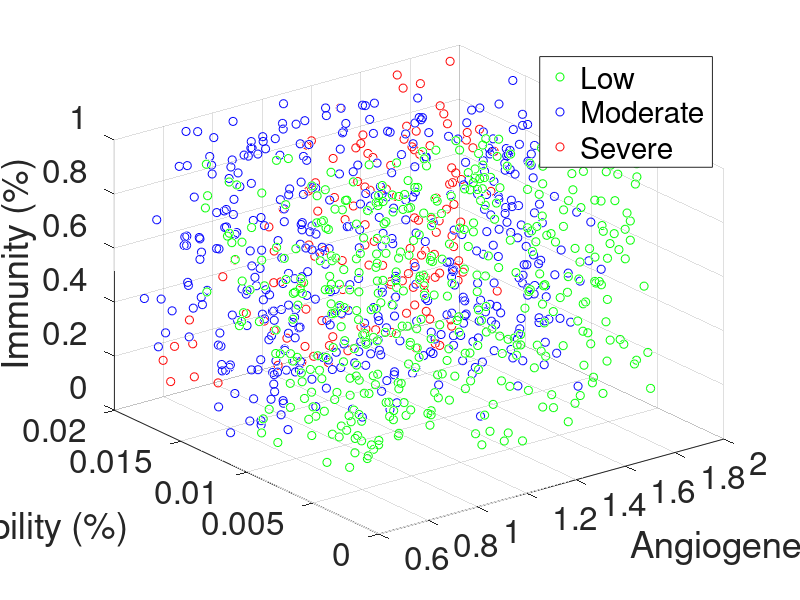

This figure's MATLAB source: (Note: this script raises an error after producing the figure.)
%% Metastasis Model and Machine Learning Algorithm | BE552 Synthetic Biology
% Last updated 04.29.2020
% Version requires the files stumps.m, stumps_pred.m, test_boosted.m, and
% Train_boosted.m

%% Options
vis = 1; % To visualize artificially generated data plots, set vis = 1.


%% Metastasis Model | Artificial Data Generation
T=100; % Initializing number of circulating tumor cells
TT=1000; % Initializing size of artificial data
Xtr=zeros(TT,3); % Only focus on three parameters
ytr=zeros(TT,1); % Three levels of metastasis: Low (1), Mid (2), Severe (3)

for i=1:TT
    
    %Randomly generated values
    f=0.7+(2-0.7)*rand; % Angiogenesis value between 0.7 and 2
    q=0.005+(0.02-0.005)*rand; % Permeability of Blood-Brain Barrier between 0.5% and 2% 
    p=0.01+(0.99-0.01)*rand; % Immune response value between 1% and 99%
    
    % Tuning parameters
    %blood=0.7:0.01:2;
    %immune=0.01:0.01:0.99;
    %permeability=0.005:0.001:0.02;
    %r=zeros(1,length(blood));
    
    %for i=1:length(blood)
    %  f=blood(i);
    %  p=immune(i);
    %  q=permeability(i);
    
    % Cell counts
    ct=zeros(1,100); % Circulating tumor cells for every time point
    mt=zeros(1,100); % Secondary tumor cells



for n=2:300 % Implement system of equations in discrete method
    
    ct(n)=ct(n-1)+q*(f*T-p*ct(n-1)); 
    
    if ct(n-1)<50;
        s=0;
    else
        s=q*(ct(n-1)-50)+q*mt(n-1);
    end
    
    mt(n)=mt(n-1)+s;
   
end

%{
plot(ct,'r')
hold on
plot(mt)
set(gca,'fontsize', 24)
legend('CTCs','metastasized tumor cells')
xlabel('unit time')
ylabel('unit level')
%}



% Gaussian noise added to mimic nature
a=abs(mt(300)+normrnd(0,100)); % Classified metastasis level with 1000 and 100000 thresholds 
if a<1000
    ytr(i)=1; % Low
elseif a>1000 && a<10000
    ytr(i)=2; % Moderate
else
    ytr(i)=3; % Severe
end
    
Xtr(i,:)=[f,q,p];

end

% Visualize the artificial data
% To visualize, indicate vis = 1 in the options.

if vis == 1
    figure(1);
    a1=ytr==1;
    a2=ytr==2;
    a3=ytr==3;
    x1=Xtr(a1,1);
    x2=Xtr(a2,1);
    x3=Xtr(a3,1);
    y1=Xtr(a1,2);
    y2=Xtr(a2,2);
    y3=Xtr(a3,2);
    z1=Xtr(a1,3);
    z2=Xtr(a2,3);
    z3=Xtr(a3,3);
    s1=scatter3(x1,y1,z1);
    set(s1,'markeredgecolor','g')

    hold on
    s2=scatter3(x2,y2,z2);
    set(s2,'markeredgecolor','b')
    hold on
    s3=scatter3(x3,y3,z3);
    set(s3,'markeredgecolor','r')
    l={'Low','Moderate','Severe'};
    legend([s1,s2,s3],l)
    xlabel('Angiogenesis Value')
    ylabel('Blood-Brain Barrier Permeability (%)')
    zlabel('Immunity (%)')
    set(gca,'fontsize', 24)
    hold off;
end

%% Machine Learning | Multiclass Classification with Adaboosting & Decision Stump
% Decision stumps only work in one direction.
% If class 1 has some parameter smaller than class 2 and another
% parameter larger than class 2, the decision stumps could only be trained
% to work on one parameter. To fix this, we created three more parameters
% by reversing the three existing parameters so the stumps could learn 
% all information.


% Expand the data to six dimensions
Xtr=[Xtr,-1*Xtr];

% Create three different boosting algorithms to classify 3 labels from the
% rest of the data
ytr1=zeros(TT,1);
ytr2=zeros(TT,1);
ytr3=zeros(TT,1);
ytr1(ytr==1)=1;
ytr1(ytr~=1)=-1; % This data point is not label 1
ytr2(ytr==2)=1;
ytr2(ytr~=2)=-1;
ytr3(ytr==3)=1;
ytr3(ytr~=3)=-1;

idx=randperm(numel(ytr)); % Shuffle the data
Xtr=Xtr(idx,:);
ytr=ytr(idx);
ytr1=ytr1(idx);
ytr2=ytr2(idx);
ytr3=ytr3(idx);


a=round(TT*0.8); % Split into 80% training data and 20% testing data
X1=Xtr(1:a,:);
X2=Xtr(a+1:TT,:); % Testing data
y1=ytr1(1:a);
y2=ytr2(1:a);
y3=ytr3(1:a);
Y2=ytr(a+1:TT);
Y1=ytr(1:a);

% Implementing three classifiers
[alpha1, DTCell1] = Train_boosted(X1, y1, 100);
[alpha2, DTCell2] = Train_boosted(X1, y2, 100);
[alpha3, DTCell3] = Train_boosted(X1, y3, 100);

yp=zeros(TT-a,1);
yp1=zeros(length(Y1),1);
test=zeros(100,1);
train=zeros(100,1);

for i=1:100

[~,margin(:,1)] = test_boosted(X2, alpha1(1:i), DTCell1(1:i,:));
[~,margin(:,2)] = test_boosted(X2, alpha2(1:i), DTCell2(1:i,:));
[~,margin(:,3)] = test_boosted(X2, alpha3(1:i), DTCell3(1:i,:));

for j=1:length(Y2)
    [~,yp(j)]=max(margin(j,:)); % Select the label with largest margin given by its trained classifier
end

test(i)=mean(yp~=Y2)*100;

[~,margin1(:,1)] = test_boosted(X1, alpha1(1:i), DTCell1(1:i,:));
[~,margin1(:,2)] = test_boosted(X1, alpha2(1:i), DTCell2(1:i,:));
[~,margin1(:,3)] = test_boosted(X1, alpha3(1:i), DTCell3(1:i,:));

for j=1:length(Y1)
    [~,yp1(j)]=max(margin1(j,:));
end

train(i)=mean(yp1~=Y1)*100;

end

% Plot training error and testing error
figure(2)
plot(train,'b')
hold on
plot(test,'r')
legend('Training Error','Testing Error')
xlabel('Rounds of Boosting')
ylabel('% Error')
title("Error")
set(gca,'fontsize', 24)

% Nearest neighbor method attempt; does not work

%{
idx=randperm(numel(ytr));
Xtr=Xtr(idx,:);
ytr=ytr(idx);

a=round(TT*0.8);
X1=Xtr(1:a,:);
y1=ytr(1:a);
X2=Xtr(a+1:TT,:);
y2=ytr(a+1:TT);

a1=y1==1;
s1=sum(a1);
a2=y1==2;
s2=sum(a2);
a3=y1==3;
s3=sum(a3);
x1=X1(a1,:);
x2=X1(a2,:);
x3=X1(a3,:);


ss=min([s1,s2,s3]);
xx1=[x1(1:ss,:);x2(1:ss,:);x3(1:ss,:)];
yy1=[ones(ss,1);ones(ss,1)*2;ones(ss,1)*3];

Mdl = fitcknn(xx1,yy1);
 ypred=predict(Mdl,X2);
error=mean(ypred~=y2)



 scatter3(x1(1:ss,1),x1(1:ss,2),x1(1:ss,3),'r')
hold on
scatter3(x2(1:ss,1),x2(1:ss,2),x2(1:ss,3),'g')
hold on
scatter3(x3(1:ss,1),x3(1:ss,2),x3(1:ss,3),'b')
%}
